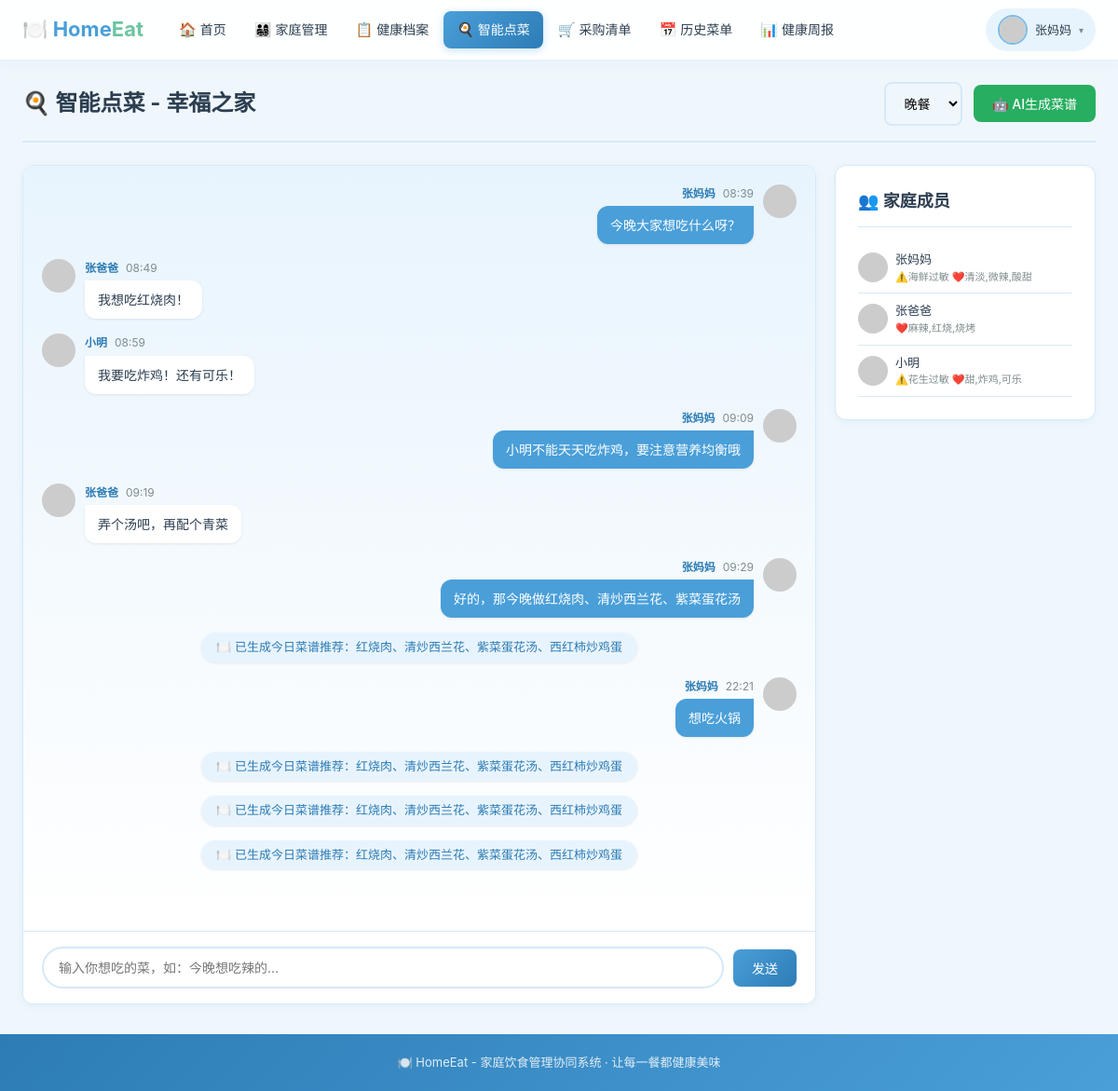
The app's page /user/ordering (signed in) with its own data.
### models.py (models this page shows)
class User(UserMixin, db.Model):
    __tablename__ = 'user'
    id = db.Column(db.Integer, primary_key=True)
    username = db.Column(db.String(50), unique=True, nullable=False)
    password = db.Column(db.String(200), nullable=False)
    role = db.Column(db.String(20), default='user')  # admin / user
    nickname = db.Column(db.String(50), default='')
    avatar = db.Column(db.String(200), default='')
    gender = db.Column(db.String(10), default='')
    age = db.Column(db.Integer, default=0)
    height = db.Column(db.Float, default=0)
    weight = db.Column(db.Float, default=0)
    diseases = db.Column(db.Text, default='')  # 慢性疾病
    allergies = db.Column(db.Text, default='')  # 过敏史
    special_diet = db.Column(db.Text, default='')  # 特殊饮食需求
    taste_likes = db.Column(db.Text, default='')  # 喜欢的口味
    taste_dislikes = db.Column(db.Text, default='')  # 忌口食材
    health_goal = db.Column(db.Text, default='')  # 健康目标
    family_id = db.Column(db.Integer, db.ForeignKey('family.id'), nullable=True)
    is_family_admin = db.Column(db.Boolean, default=False)
    created_at = db.Column(db.DateTime, default=datetime.now)
    family = db.relationship('Family', foreign_keys=[family_id], backref=db.backref('members', lazy=True))

class Family(db.Model):
    __tablename__ = 'family'
    id = db.Column(db.Integer, primary_key=True)
    name = db.Column(db.String(100), nullable=False)
    invite_code = db.Column(db.String(20), unique=True, nullable=False)
    description = db.Column(db.Text, default='')
    avatar = db.Column(db.String(200), default='')
    created_by = db.Column(db.Integer, db.ForeignKey('user.id'))
    created_at = db.Column(db.DateTime, default=datetime.now)
    creator = db.relationship('User', foreign_keys=[created_by])

class ChatMessage(db.Model):
    __tablename__ = 'chat_message'
    id = db.Column(db.Integer, primary_key=True)
    family_id = db.Column(db.Integer, db.ForeignKey('family.id'), nullable=False)
    user_id = db.Column(db.Integer, db.ForeignKey('user.id'), nullable=False)
    message = db.Column(db.Text, nullable=False)
    msg_type = db.Column(db.String(20), default='text')  # text / system / recipe
    created_at = db.Column(db.DateTime, default=datetime.now)
    family = db.relationship('Family', backref=db.backref('messages', lazy=True))
    user = db.relationship('User', backref=db.backref('messages', lazy=True))

### app.py (the view)
@app.route('/user/ordering')
@login_required
def user_ordering():
    if not current_user.family_id:
        flash('请先加入或创建一个家庭', 'warning')
        return redirect(url_for('user_family'))
    family = Family.query.get(current_user.family_id)
    members = User.query.filter_by(family_id=current_user.family_id).all()
    messages = ChatMessage.query.filter_by(
        family_id=current_user.family_id
    ).order_by(ChatMessage.created_at.asc()).limit(100).all()
    recipes = Recipe.query.all()
    return render_template('user/ordering.html', family=family,
                           members=members, messages=messages, recipes=recipes)

### app.py (called while the page is built)
@login_manager.user_loader
def load_user(user_id):
    return User.query.get(int(user_id))

### templates/user/ordering.html (shortened to what this page needs)
{% extends "user/base.html" %}
{% block content %}
<div class="page-header">
    <h2>🍳 智能点菜 - {{ family.name }}</h2>
    <div>
        <select id="mealType" class="form-control" style="display:inline-block;width:auto;margin-right:8px;">
            <option value="dinner" selected>晚餐</option>
        </select>
        <button class="btn btn-success" onclick="generateRecipe()" id="genBtn">🤖 AI生成菜谱</button>
    </div>
</div>
<div class="chat-container" style="height: calc(100vh - 240px);">
    <div class="chat-main">
        <div class="chat-messages" id="chatMessages">
            {% for msg in messages %}
            <div class="chat-msg {% if msg.user_id == current_user.id %}self{% endif %} {% if msg.msg_type == 'recipe' or msg.msg_type == 'system' %}system{% endif %}">
                {% if msg.msg_type != 'system' and msg.msg_type != 'recipe' %}
                <img src="{{ msg.user.avatar or 'https://via.placeholder.com/36' }}" alt="" class="avatar">
                {% endif %}
                <div class="msg-content">
                    {% if msg.msg_type != 'system' and msg.msg_type != 'recipe' %}
                    <div class="msg-header">
                        <span class="nickname">{{ msg.user.nickname }}</span>
                        <span>{{ msg.created_at.strftime('%H:%M') }}</span>
                    </div>
                    {% endif %}
                    <div class="msg-bubble">{{ msg.message }}</div>
                </div>
            </div>
            {% endfor %}
        </div>
        <div class="chat-input">
            <input type="text" id="msgInput" placeholder="输入你想吃的菜，如：今晚想吃辣的..." onkeypress="if(event.keyCode==13)sendMsg()">
            <button class="btn btn-primary" onclick="sendMsg()">发送</button>
        </div>
    </div>
    <div class="chat-sidebar">
        <div class="card" style="margin-bottom:0;">
            <div class="card-header"><h3>👥 家庭成员</h3></div>
            {% for member in members %}
            <div style="display:flex;align-items:center;gap:8px;padding:8px 0;border-bottom:1px solid var(--border);">
                <img src="{{ member.avatar or 'https://via.placeholder.com/32' }}" style="width:32px;height:32px;border-radius:50%;object-fit:cover;">
                <div>
                    <div style="font-size:13px;font-weight:500;">{{ member.nickname }}</div>
                    <div style="font-size:11px;color:var(--text-muted);">
                        {% if member.allergies %}⚠️{{ member.allergies }}{% endif %}
                        {% if member.taste_likes %}❤️{{ member.taste_likes }}{% endif %}
                    </div>
                </div>
            </div>
            {% endfor %}
        </div>
    </div>
</div>
{% endblock %}

### templates/user/base.html (shortened to what this page needs)
<!DOCTYPE html>
<html lang="zh-CN">
<head>
    <link rel="stylesheet" href="/static/css/style.css">
</head>
<body>
<div class="frontend-layout">
    <header class="frontend-navbar">
        <div class="navbar-inner">
            <a href="/user/home" class="navbar-logo">
                🍽️ Home<span>Eat</span>
            </a>
            <nav class="navbar-nav">
                <a href="/user/home" class="{% if request.endpoint == 'user_home' %}active{% endif %}">
                    <span>🏠</span> 首页
                </a>
                <a href="/user/family" class="{% if request.endpoint == 'user_family' %}active{% endif %}">
                    <span>👨‍👩‍👧‍👦</span> 家庭管理
                </a>
                <a href="/user/profile" class="{% if request.endpoint == 'user_profile' %}active{% endif %}">
                    <span>📋</span> 健康档案
                </a>
                <a href="/user/ordering" class="{% if request.endpoint == 'user_ordering' %}active{% endif %}">
                    <span>🍳</span> 智能点菜
                </a>
                <a href="/user/shopping" class="{% if request.endpoint == 'user_shopping' %}active{% endif %}">
                    <span>🛒</span> 采购清单
                </a>
                <a href="/user/history" class="{% if request.endpoint == 'user_history' %}active{% endif %}">
                    <span>📅</span> 历史菜单
                </a>
                <a href="/user/report" class="{% if request.endpoint == 'user_report' %}active{% endif %}">
                    <span>📊</span> 健康周报
                </a>
            </nav>
            <div class="navbar-user">
                <div class="navbar-user-btn" onclick="document.querySelector('.navbar-dropdown').classList.toggle('show')">
                    <img src="{{ current_user.avatar or 'https://via.placeholder.com/32' }}" alt="头像" class="navbar-avatar">
                    <span class="navbar-username">{{ current_user.nickname or current_user.username }}</span>
                    <span class="navbar-arrow">▾</span>
                </div>
            </div>
        </div>
    </header>
    <main class="frontend-main">
        <div class="frontend-container">
            {% block content %}{% endblock %}
        </div>
    </main>
    <footer class="frontend-footer">
        <div class="frontend-container">
            <p>🍽️ HomeEat - 家庭饮食管理协同系统 · 让每一餐都健康美味</p>
        </div>
    </footer>
</div>
</body>
</html>

### records on screen
User: nickname "张妈妈", allergies "海鲜过敏", taste_likes "清淡,微辣,酸甜"
Family: name "幸福之家"
ChatMessage: user.nickname "张妈妈", created_at "08:39", message "今晚大家想吃什么呀？"
ChatMessage: user.nickname "张爸爸", created_at "08:49", message "我想吃红烧肉！"
ChatMessage: user.nickname "小明", created_at "08:59", message "我要吃炸鸡！还有可乐！"
ChatMessage: user.nickname "张妈妈", created_at "09:09", message "小明不能天天吃炸鸡，要注意营养均衡哦"
ChatMessage: user.nickname "张爸爸", created_at "09:19", message "弄个汤吧，再配个青菜"
ChatMessage: user.nickname "张妈妈", created_at "09:29", message "好的，那今晚做红烧肉、清炒西兰花、紫菜蛋花汤"
ChatMessage: message "🍽️ 已生成今日菜谱推荐：红烧肉、清炒西兰花、紫菜蛋花汤、西红柿炒鸡蛋"
ChatMessage: user.nickname "张妈妈", created_at "22:21", message "想吃火锅"
ChatMessage: message "🍽️ 已生成今日菜谱推荐：红烧肉、清炒西兰花、紫菜蛋花汤、西红柿炒鸡蛋"
ChatMessage: message "🍽️ 已生成今日菜谱推荐：红烧肉、清炒西兰花、紫菜蛋花汤、西红柿炒鸡蛋"
ChatMessage: message "🍽️ 已生成今日菜谱推荐：红烧肉、清炒西兰花、紫菜蛋花汤、西红柿炒鸡蛋"
User: nickname "张爸爸", taste_likes "麻辣,红烧,烧烤"
User: nickname "小明", allergies "花生过敏", taste_likes "甜,炸鸡,可乐"
